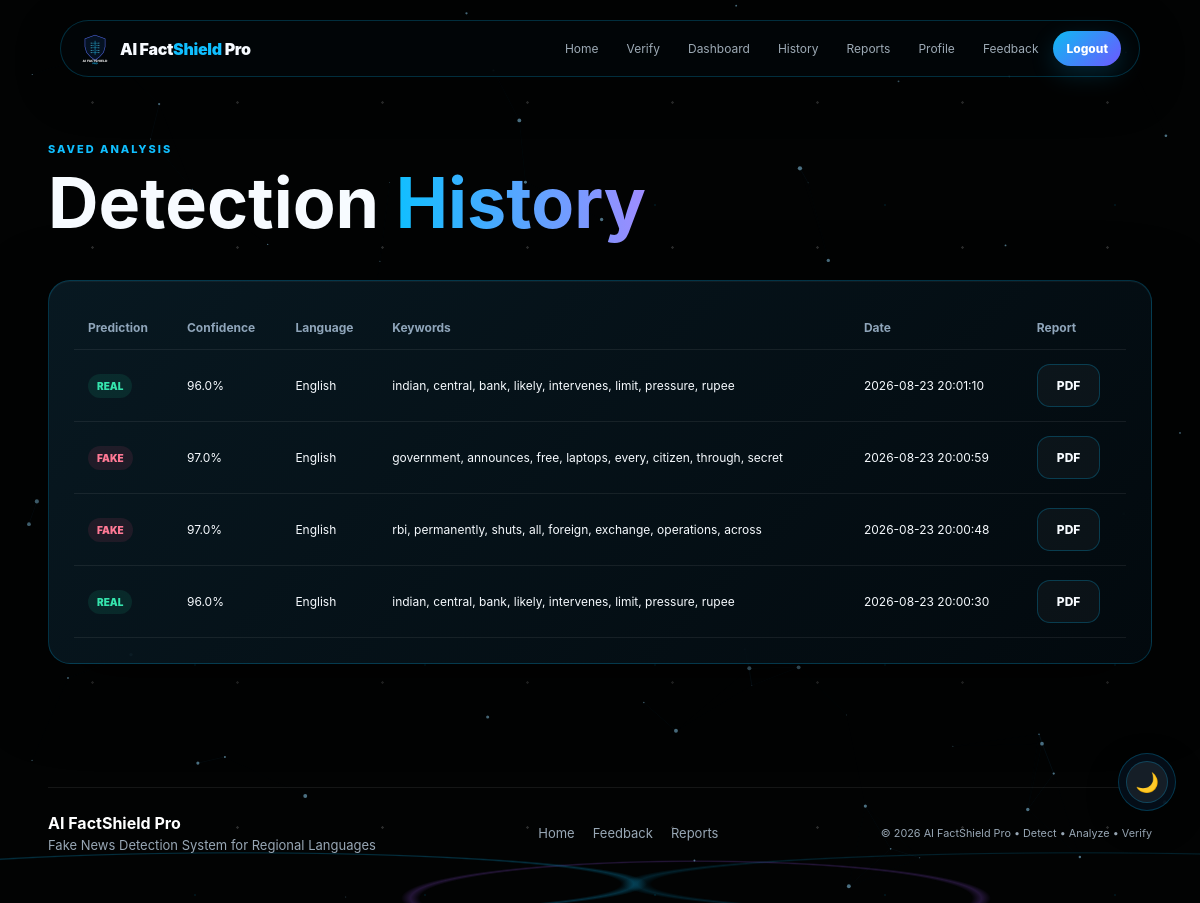
Page /history/ (signed in) on the committed database.
### tables this page shows
CREATE TABLE history (
 id INTEGER PRIMARY KEY AUTOINCREMENT,
 user_id INTEGER,
 input_text TEXT NOT NULL,
 prediction TEXT NOT NULL,
 confidence REAL NOT NULL,
 language TEXT,
 keywords TEXT,
 summary TEXT,
 created_at TIMESTAMP DEFAULT CURRENT_TIMESTAMP
);

### routes/history.py (the view)
@history_bp.route("/")
def history():
    if not session.get("user_id"):
        return redirect(url_for("login.login"))
    return render_template("history.html", history=get_history(session["user_id"]))

### app.py (called while the page is built)
def create_app():
    app = Flask(__name__)
    app.config.from_object(Config)
    init_db()
    app.register_blueprint(home_bp)
    app.register_blueprint(detect_bp)
    app.register_blueprint(dashboard_bp)
    app.register_blueprint(login_bp)
    app.register_blueprint(register_bp)
    app.register_blueprint(profile_bp)
    app.register_blueprint(history_bp)
    app.register_blueprint(report_bp)
    app.register_blueprint(feedback_bp)
    app.register_blueprint(api_bp)
    @app.errorhandler(404)
    def not_found(error):
        return render_template("404.html"), 404
    @app.context_processor
    def inject_globals():
        return {
            "app_name": "AI FactShield Pro",
            "app_tagline": "Detect • Analyze • Verify",
            "current_year": 2026,
        }
    return app

### database/db.py (called while the page is built)
def get_connection():
    conn = sqlite3.connect(Config.DATABASE)
    conn.execute("PRAGMA foreign_keys = ON")
    conn.row_factory = sqlite3.Row
    return conn

### database/history.py (called while the page is built)
def get_history(user_id=None, limit=100):
    conn = get_connection()
    if user_id:
        rows = conn.execute(
            "SELECT * FROM history WHERE user_id=? ORDER BY id DESC LIMIT ?",
            (user_id, limit)
        ).fetchall()
    else:
        rows = conn.execute(
            "SELECT * FROM history ORDER BY id DESC LIMIT ?", (limit,)
        ).fetchall()
    conn.close()
    return rows

### templates/history.html (shortened to what this page needs)
{% extends "base.html" %}
{% block css %}<link rel="stylesheet" href="{{ url_for('static', filename='css/history.css') }}">{% endblock %}
{% block content %}
<section class="section-head"><div class="eyebrow">SAVED ANALYSIS</div><h1>Detection <span>History</span></h1></section>
<section class="dash-panel glass">
<div class="table-wrap"><table><thead><tr><th>Prediction</th><th>Confidence</th><th>Language</th><th>Keywords</th><th>Date</th><th>Report</th></tr></thead><tbody>
{% for row in history %}<tr><td><span class="status {{ row.prediction }}">{{ row.prediction|upper }}</span></td><td>{{ row.confidence }}%</td><td>{{ row.language }}</td><td>{{ row.keywords }}</td><td>{{ row.created_at }}</td><td><a class="btn secondary" href="{{ url_for('report.pdf_report', history_id=row.id) }}">PDF</a></td></tr>{% else %}<tr><td colspan="6">No history yet.</td></tr>{% endfor %}
</tbody></table></div></section>
{% endblock %}

### static/css/variables.css (style rules this page uses)
:root { --bg:#020303; --bg2:#07151d; --panel:rgba(7,20,29,.76); --line:rgba(0,190,255,.24); --text:#f7fbff; --muted:#98a7b5; --cyan:#10bfff; --blue:#327cff; --violet:#a45cff; --danger:#ff5d7d; --safe:#2ce6a8; --shadow:0 26px 80px rgba(0,0,0,.58); --radius:22px; }

### static/css/style.css (style rules this page uses)
* { box-sizing:border-box }
html { scroll-behavior:smooth }
body { margin:0;color:var(--text);font-family:Inter,Segoe UI,Arial,sans-serif;background:radial-gradient(circle at 15% 15%,rgba(0,174,255,.16),transparent 34%),radial-gradient(circle at 85% 25%,rgba(76,110,255,.18),transparent 38%),linear-gradient(135deg,#020811,#061b30 55%,#07102d);min-height:100vh;overflow-x:hidden }
body:before { content:"";position:fixed;inset:0;background-image:linear-gradient(rgba(255,255,255,.025) 1px,transparent 1px),linear-gradient(90deg,rgba(255,255,255,.025) 1px,transparent 1px);background-size:60px 60px;pointer-events:none;opacity:.35 }
a { color:inherit;text-decoration:none }
.glass { background:linear-gradient(135deg,rgba(21,58,88,.72),rgba(6,24,43,.68));border:1px solid var(--line);box-shadow:var(--shadow),inset 0 1px 0 rgba(255,255,255,.07);backdrop-filter:blur(18px);-webkit-backdrop-filter:blur(18px);border-radius:var(--radius) }
.eyebrow { font-size:11px;letter-spacing:.18em;color:var(--cyan);font-weight:800 }
.section-head { padding:65px 0 30px }
.section-head h1 { font-size:clamp(38px,6vw,70px);line-height:1;margin:12px 0 }
.section-head h1 span { background:linear-gradient(90deg,var(--cyan),#9f8cff);-webkit-background-clip:text;color:transparent }
.btn { border-radius:13px;padding:13px 19px;font-weight:800;border:1px solid var(--line);display:inline-flex;gap:9px;align-items:center;justify-content:center;transition:.25s;cursor:pointer }
.btn.secondary { background:rgba(255,255,255,.035) }
.table-wrap { overflow:auto }
.dash-panel { padding:25px;margin-bottom:70px }
.table-wrap table { width:100%;border-collapse:collapse;min-width:680px }
.table-wrap th,.table-wrap td { text-align:left;padding:14px;border-bottom:1px solid rgba(255,255,255,.07);font-size:12px }
.table-wrap th { color:#8fa5ba }
.status { display:inline-block;padding:6px 9px;border-radius:999px;font-size:10px;font-weight:900 }
.status.fake { color:#ff7995;background:rgba(255,85,125,.1) }
.status.real { color:#35e4ad;background:rgba(37,224,165,.1) }
body { background:#020303;position:relative }
body:after { content:"";position:fixed;inset:auto 0 0;height:95px;z-index:0;pointer-events:none;background:radial-gradient(ellipse at 20% 80%,transparent 0 28%,rgba(12,190,255,.32) 29%,transparent 30%),radial-gradient(ellipse at 58% 95%,transparent 0 28%,rgba(164,92,255,.28) 29%,transparent 30%),radial-gradient(ellipse at 90% 80%,transparent 0 28%,rgba(12,190,255,.22) 29%,transparent 30%);opacity:.75 }
body:before { background-image:radial-gradient(circle,rgba(255,255,255,.72) 0 1px,transparent 1.5px),radial-gradient(circle,rgba(0,190,255,.42) 0 1px,transparent 1.5px);background-size:145px 145px,230px 230px;background-position:20px 30px,80px 90px;opacity:.22 }
.glass { background:linear-gradient(135deg,rgba(10,31,42,.78),rgba(3,12,18,.76));border-color:rgba(0,190,255,.22);box-shadow:0 24px 70px rgba(0,0,0,.55),inset 0 1px 0 rgba(255,255,255,.045) }

### rows in the picture
history: prediction "REAL", confidence "96.0", language "English", keywords "indian, central, bank, likely, intervenes, limit, pressure, rupee", created_at "2026-08-23 20:01:10"
history: prediction "FAKE", confidence "97.0", language "English", keywords "government, announces, free, laptops, every, citizen, through, secret", created_at "2026-08-23 20:00:59"
history: prediction "FAKE", confidence "97.0", language "English", keywords "rbi, permanently, shuts, all, foreign, exchange, operations, across", created_at "2026-08-23 20:00:48"
history: prediction "REAL", confidence "96.0", language "English", keywords "indian, central, bank, likely, intervenes, limit, pressure, rupee", created_at "2026-08-23 20:00:30"

### other values in the picture
{{ current_year }} "2026"
